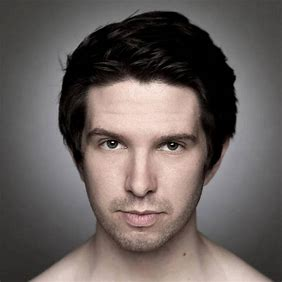
%> input picture project/下载.jpg, 282 x 282 px
$ octave --eval "function3;"   (GNU Octave 9; MATLAB toolbox functions it lacks are replaced by stand-ins)
%> lines starting %> are read from the running program, lines starting %| are printed output that depends on the picture
function function3()
    % 打开一幅图像
    [filename, pathname] = uigetfile({'*.jpg; *.jpeg; *.png; *.bmp', '所有图像文件'; '*.*', '所有文件'}, '选择一个图像文件');
%> the answer given: project/下载.jpg
    if ischar(filename)
        img = imread(fullfile(pathname, filename));
%> img is the input picture: size 282x282x3 uint8; mean R, G, B 104.5, 95.9, 93.2
    else
        error('没有选择文件');
    end

    % 显示原始图像
    figure;
    subplot(2,3,1); imshow(img); title('原始图像');

    % 缩放图像
    scale_factor_1 = 0.75; % 缩小为原来的75%
    resized_img_1 = imresize(img, scale_factor_1);
    subplot(2,3,2); imshow(resized_img_1); title(['缩放比例: ', num2str(scale_factor_1)]);

    scale_factor_2 = 1.5; % 放大1.5倍
    resized_img_2 = imresize(img, scale_factor_2);
    subplot(2,3,3); imshow(resized_img_2); title(['缩放比例: ', num2str(scale_factor_2)]);

    % 旋转图像
    rotation_angle_1 = 45; % 逆时针旋转45度
    rotated_img_1 = imrotate(img, rotation_angle_1, 'bilinear', 'loose');
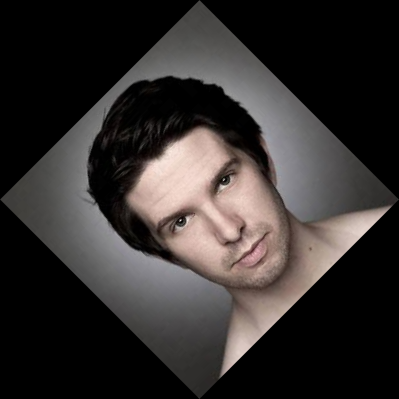
%> rotated_img_1: size 399x399x3 uint8; mean R, G, B 52.2, 47.9, 46.5
    subplot(2,3,4); imshow(rotated_img_1); title(['旋转角度: ', num2str(rotation_angle_1), '度']);

    rotation_angle_2 = -30; % 顺时针旋转30度
    rotated_img_2 = imrotate(img, rotation_angle_2, 'bilinear', 'loose');
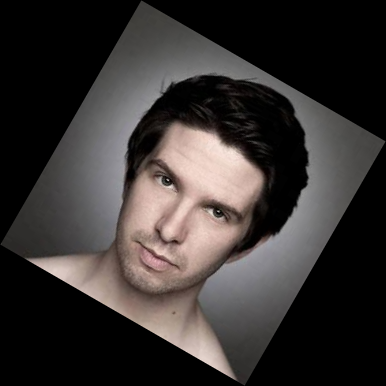
%> rotated_img_2: size 386x386x3 uint8; mean R, G, B 55.8, 51.2, 49.7
    subplot(2,3,5); imshow(rotated_img_2); title(['旋转角度: ', num2str(rotation_angle_2), '度']);

    % 结合缩放和旋转
    combined_transformed_img = imrotate(imresize(img, 0.75), 45, 'bilinear', 'loose');
    subplot(2,3,6); imshow(combined_transformed_img); title('缩放与旋转结合');
end
